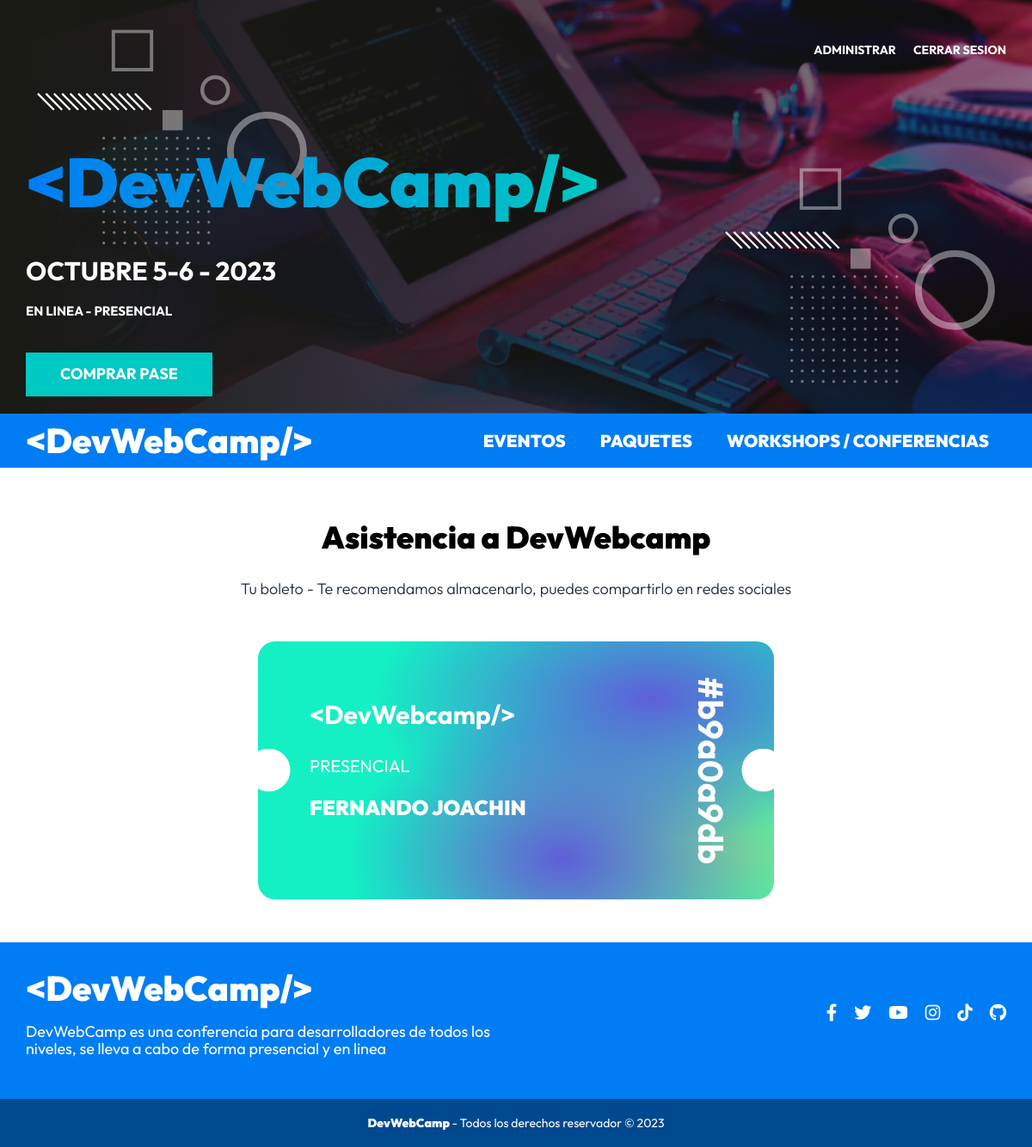
The page /boleto?id=b9a0a9db (signed in) on the database its author committed.
### tables this page shows
CREATE TABLE `paquetes` (
  `id` int NOT NULL AUTO_INCREMENT,
  `nombre` varchar(30) DEFAULT NULL,
  PRIMARY KEY (`id`)
);

CREATE TABLE `usuarios` (
  `id` int NOT NULL AUTO_INCREMENT,
  `nombre` varchar(40) DEFAULT NULL,
  `apellido` varchar(40) DEFAULT NULL,
  `email` varchar(40) DEFAULT NULL,
  `password` varchar(60) DEFAULT NULL,
  `confirmado` tinyint(1) DEFAULT NULL,
  `token` varchar(13) DEFAULT NULL,
  `admin` tinyint(1) DEFAULT NULL,
  PRIMARY KEY (`id`)
);

CREATE TABLE `registros` (
  `id` int NOT NULL AUTO_INCREMENT,
  `paquete_id` int DEFAULT NULL,
  `pago_id` varchar(30) DEFAULT NULL,
  `token` varchar(8) DEFAULT NULL,
  `usuario_id` int DEFAULT NULL,
  `regalo_id` int DEFAULT NULL,
  PRIMARY KEY (`id`),
  KEY `fk_registros_paquetes_idx` (`paquete_id`),
  KEY `fk_registros_usuario_idx` (`usuario_id`),
  KEY `fk_registros_regalos_idx` (`regalo_id`),
  CONSTRAINT `fk_registros_paquetes` FOREIGN KEY (`paquete_id`) REFERENCES `paquetes` (`id`) ON DELETE CASCADE ON UPDATE CASCADE,
  CONSTRAINT `fk_registros_regalos` FOREIGN KEY (`regalo_id`) REFERENCES `regalos` (`id`) ON DELETE CASCADE ON UPDATE CASCADE,
  CONSTRAINT `fk_registros_usuarios` FOREIGN KEY (`usuario_id`) REFERENCES `usuarios` (`id`) ON DELETE CASCADE ON UPDATE CASCADE
);

### controllers/RegistroController.php (called while the page is built, shortened)
<?php
class RegistroController{
    public static function boleto(Router $router){
        $id = $_GET["id"];
        $registro = Registro::where("token", $id);
        $registro->usuario = Usuario::find($registro->usuario_id);
        $registro->paquete = Paquete::find($registro->paquete_id);
        $router->render("registro/boleto",[
            "titulo" => "Asistencia a DevWebcamp",
            "registro" => $registro
        ]);
    }
}

### public/index.php (called while the page is built, shortened)
<?php
$router = new Router();
$router->get('/login', [AuthController::class, 'login']);
$router->post('/login', [AuthController::class, 'login']);
$router->post('/logout', [AuthController::class, 'logout']);
$router->get('/registro', [AuthController::class, 'registro']);
$router->post('/registro', [AuthController::class, 'registro']);
$router->get('/olvide', [AuthController::class, 'olvide']);
$router->post('/olvide', [AuthController::class, 'olvide']);
$router->get('/reestablecer', [AuthController::class, 'reestablecer']);
$router->post('/reestablecer', [AuthController::class, 'reestablecer']);
$router->get('/mensaje', [AuthController::class, 'mensaje']);
$router->get('/confirmar-cuenta', [AuthController::class, 'confirmar']);
$router->get('/admin/dashboard', [DashboardController::class, 'index']);
$router->get('/admin/ponentes', [PonentesController::class, 'index']);
$router->get('/admin/ponentes/crear', [PonentesController::class, 'crear']);
$router->post('/admin/ponentes/crear', [PonentesController::class, 'crear']);
$router->get('/admin/ponentes/editar', [PonentesController::class, 'editar']);
$router->post('/admin/ponentes/editar', [PonentesController::class, 'editar']);
$router->post('/admin/ponentes/eliminar', [PonentesController::class, 'eliminar']);
$router->get('/admin/eventos', [EventosController::class, 'index']);
$router->get('/admin/eventos/crear', [EventosController::class, 'crear']);
$router->post('/admin/eventos/crear', [EventosController::class, 'crear']);
$router->get('/admin/eventos/editar', [EventosController::class, 'editar']);
$router->post('/admin/eventos/editar', [EventosController::class, 'editar']);
$router->post('/admin/eventos/eliminar', [EventosController::class, 'eliminar']);
$router->get('/api/eventos-horario', [APIEventos::class, 'index']);
$router->get('/api/ponentes', [APIPonentes::class, 'index']);
$router->get('/api/ponente', [APIPonentes::class, 'ponente']);
$router->get('/api/tags', [APITags::class, 'index']);
$router->get('/api/regalos', [APIRegalos::class, 'index']);
$router->get('/admin/registrados', [RegistradosController::class, 'index']);
$router->get('/admin/regalos', [RegalosController::class, 'index']);
$router->get('/finalizar-registro', [RegistroController::class, 'crear']);
$router->post('/finalizar-registro/gratis', [RegistroController::class, 'gratis']);
$router->post('/finalizar-registro/pagar', [RegistroController::class, 'pagar']);
$router->get('/finalizar-registro/conferencias', [RegistroController::class, 'conferencias']);
$router->post('/finalizar-registro/conferencias', [RegistroController::class, 'conferencias']);
$router->get('/boleto', [RegistroController::class, 'boleto']);
$router->get('/', [PaginasController::class, 'index']);
$router->get('/devwebcamp', [PaginasController::class, 'evento']);
$router->get('/paquetes', [PaginasController::class, 'paquetes']);
$router->get('/workshops-conferencia', [PaginasController::class, 'conferencias']);
$router->get('/404', [PaginasController::class, 'error']);
$router->comprobarRutas();

### models/ActiveRecord.php (called while the page is built, shortened)
<?php
class ActiveRecord {
    protected static $db;
    protected static $tabla = '';
    public static function setDB($database) {
        self::$db = $database;
    }
    public static function consultarSQL($query) {
        $resultado = self::$db->query($query);
        $array = [];
        while($registro = $resultado->fetch_assoc()) {
            $array[] = static::crearObjeto($registro);
        }
        return $array;
    }
    protected static function crearObjeto($registro) {
        $objeto = new static;
        foreach($registro as $key => $value ) {
            if(property_exists( $objeto, $key  )) {
                $objeto->$key = $value;
            }
        }
        return $objeto;
    }
    public static function find($id) {
        $query = "SELECT * FROM " . static::$tabla  ." WHERE id = {$id}";
        $resultado = self::consultarSQL($query);
        return array_shift( $resultado ) ;
    }
    public static function where($columna, $valor) {
        $query = "SELECT * FROM " . static::$tabla . " WHERE {$columna} = '{$valor}'";
        $resultado = self::consultarSQL($query);
        return array_shift( $resultado ) ;
    }
}

### views/registro/boleto.php (the view)
<main class="pagina">
    <h2 class="pagin__heading"><?php echo $titulo;?></h2>
    <p class="pagin__descripcion">Tu boleto - Te recomendamos almacenarlo, puedes compartirlo en redes sociales</p>
    <div class="boleto-virtual">
        <div class="boleto boleto--<?php echo strtolower($registro->paquete->nombre);?> boleto--acceso">
            <div class="boleto__contenido">
                <h4 class="boleto__logo">&#60;DevWebcamp/></h4>
                <p class="boleto__plan"><?php echo $registro->paquete->nombre;?></p>
                <p class="boleto__nombre"><?php echo $registro->usuario->nombre . " " . $registro->usuario->apellido;?></p>
            </div>
            <p class="boleto__codigo"><?php echo "#" . $registro->token;?></p>
        </div>
    </div>
</main>

### public/build/css/app.css (style rules this page uses)
html { line-height: 1.15; -webkit-text-size-adjust: 100%; }
body { margin: 0; }
main { display: block; }
html { font-size: 62.5%; box-sizing: border-box; height: 100%; }
*, *:before, *:after { box-sizing: inherit; }
body { font-family: "Outfit", sans-serif; font-size: 1.8rem; }
h1, h2, h3 { font-family: "Outfit", sans-serif; font-weight: 900; margin: 2rem 0; }
h2 { font-size: 3.6rem; }
[class$=__heading] { font-family: "Outfit", sans-serif; font-weight: 900; margin: 2rem 0; margin: 6rem 0 3rem 0; text-align: center; }
[class$=__descripcion] { text-align: center; font-size: 1.8rem; font-weight: 300; color: #1E293B; margin-bottom: 5rem; }
.boleto { width: min(100% - 5rem, 65rem); margin: 0 auto; padding: 6rem; border-radius: 2rem; color: #FFFFFF; position: relative; }
.boleto::before, .boleto::after { position: absolute; content: ""; background-color: #FFFFFF; width: 5rem; height: 5rem; top: calc(50% - 2.5rem); }
.boleto::before { clip-path: circle(50% at 25% 50%); left: 0; }
.boleto::after { clip-path: circle(50% at 75% 50%); right: 0; }
.boleto--presencial { background-color: hsl(168, 88%, 51%); background-image: radial-gradient(at 59% 84%, hsl(240, 61%, 61%) 0px, transparent 50%), radial-gradient(at 76% 22%, hsl(240, 61%, 61%) 0px, transparent 50%), radial-gradient(at 91% 82%, hsl(134, 64%, 68%) 0px, transparent 50%); }
.boleto__logo { color: #FFFFFF; text-align: center; margin-bottom: 2rem; white-space: nowrap; font-size: clamp(2rem, -0.8rem + 10vw, 4rem); }
@media (min-width: 1024px) { .boleto__logo { text-align: left; margin: 0; } }
.boleto__plan { font-size: 2rem; text-transform: uppercase; margin: 3rem 0 0 0; }
.boleto--acceso { width: 30rem; height: 50rem; padding: 10rem 3rem; }
@media (min-width: 768px) { .boleto--acceso { width: 60rem; height: 30rem; padding: 6rem; display: flex; flex-direction: column; justify-content: center; } }
.boleto--acceso .boleto__logo { font-size: clamp(2rem, -0.8rem + 10vw, 3rem); margin: 0; text-align: left; }
.boleto--acceso .boleto__nombre { font-size: 2.4rem; text-transform: uppercase; font-weight: 900; }
.boleto--acceso .boleto__codigo { font-size: 4rem; font-weight: 700; text-align: center; position: absolute; bottom: 7rem; margin: 0; left: 0; width: 100%; }
@media (min-width: 768px) { .boleto--acceso .boleto__codigo { rotate: 90deg; transform-origin: 0 0; top: 0; left: calc(100% - 5rem); width: 30rem; } }
.boleto::before { clip-path: circle(50% at 50% 25%); left: calc(50% - 2.5rem); top: 0; }
@media (min-width: 768px) { .boleto::before { clip-path: circle(50% at 25% 50%); left: 0; top: calc(50% - 2.5rem); } }
.boleto::after { clip-path: circle(50% at 50% 75%); left: calc(50% - 2.5rem); top: calc(100% - 5rem); }
@media (min-width: 768px) { .boleto::after { clip-path: circle(50% at 75% 50%); left: calc(100% - 5rem); top: calc(50% - 2.5rem); } }

### rows shown on the page
paquetes: nombre "PRESENCIAL"
usuarios: nombre "FERNANDO", apellido "JOACHIN"
registros: token "b9a0a9db"

### other values the page prints
$titulo "Asistencia a DevWebcamp"
